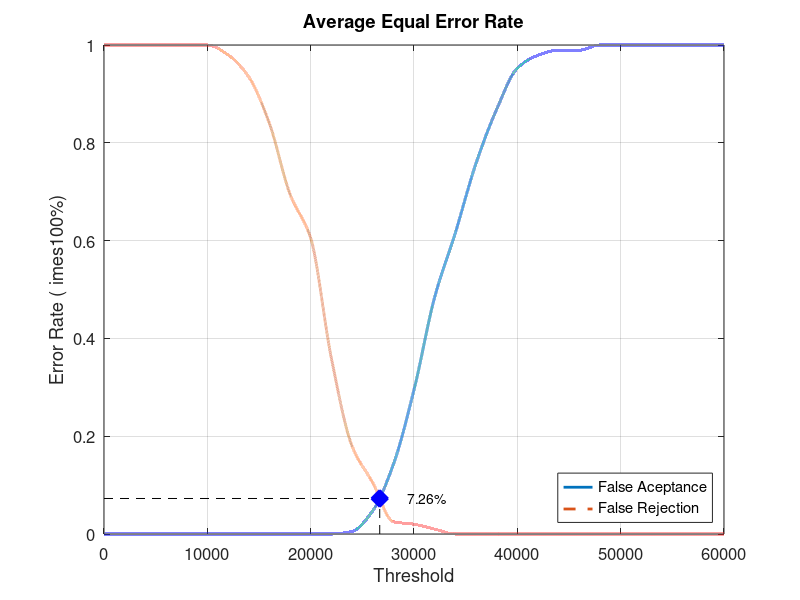
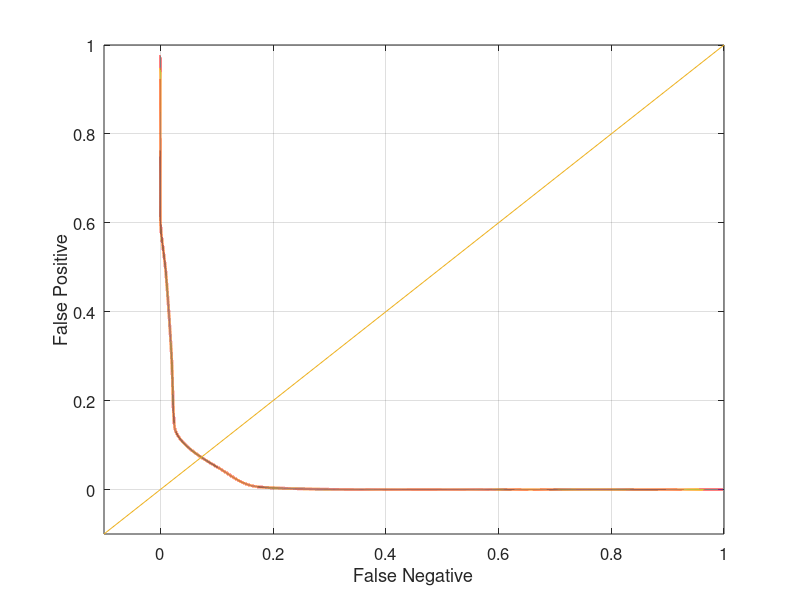

Source code (MATLAB) for these figures, in order:
close all;
clear;
clc;
x = 0:2000:60000;
xq = 0:0.5:60000;

y0 = [0 0 0 0 0 0 0 0 0 0 0 0 0.00526316 0.0473684 0.142105 0.294737 0.484211 0.615789 0.757895 0.868421 0.952632 0.978947 0.989474 0.989474 1 1 1 1 1 1 1]
yy0 = interp1(x, y0, xq, 'pchip');
y1 = [1 1 1 1 1 1 0.98 0.935 0.84 0.695 0.605 0.36 0.18 0.105 0.025 0.02 0.01 0 0 0 0 0 0 0 0 0 0 0 0 0 0]
yy1 = interp1(x, y1, xq, 'pchip');

% Calculating EER: 
y2 = abs(y0 - y1);
find(y2 == min(y2))
yy2 = abs(yy0 - yy1);
xEER = find(yy2 == min(yy2));
xEERIndex = xq(xEER) % X-axis EER
yEER = yy0(xEER) % Y-axis EER

main = figure
plot(xq, yy0,'-','LineWidth', 2);	hold on
plot(xq, yy1,'--','LineWidth', 2);	hold on
plot([xEERIndex xEERIndex], [0 yEER], 'k--');	hold on
plot([0 xEERIndex], [yEER yEER], 'k--');	hold on
plot(xEERIndex, yEER, 'bx', 'LineWidth', 10);	hold on
text(xEERIndex + 10 * xEERIndex / 100, yEER, [num2str(round((10000 * yEER)) / 100) '%'])
legend('False Aceptance', 'False Rejection', 'Location', 'SouthEast')
xlabel('Threshold')
ylabel('Error Rate (	imes100%)')
title('Average Equal Error Rate')
set(gca, 'FontSize', 12)
axis([0 60000 0 1])
grid on

print(main, 'Database5_2Main', '-dpng');
FNRxFPR = figure('Color', [1 1 1]);
plot(yy1, yy0, '-', yy1, yy0, 'LineWidth', 2);
hold on
y = -0.1:0.1:1
plot(y, y); 
set(gca, 'FontSize', 12)
xlabel('False Negative')
ylabel('False Positive')
axis([-0.1 1 -0.1 1])
set(gca, 'FontSize', 12)
grid on

print(FNRxFPR, 'Database5_2FNRxFPR','-dpng');
